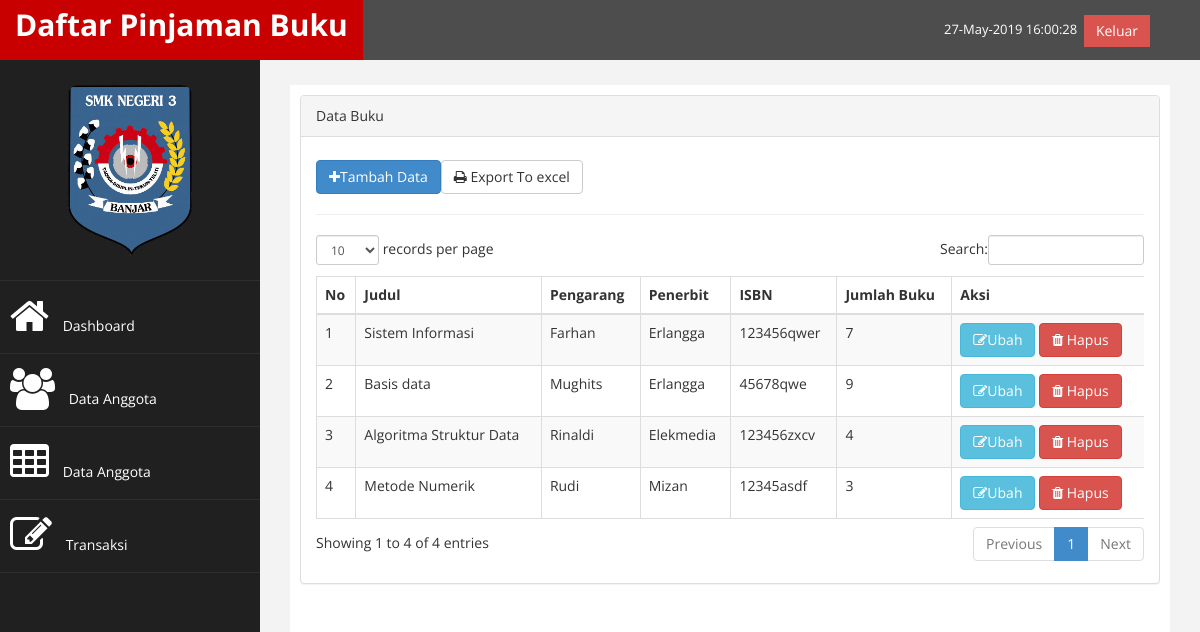
The app's page /perpustakaan/index.php?page=buku (signed in) with its own data.
### tables this page shows
CREATE TABLE `tb_buku` (
  `id` int(9) NOT NULL,
  `judul` varchar(100) NOT NULL,
  `pengarang` varchar(100) NOT NULL,
  `penerbit` varchar(100) NOT NULL,
  `tahun_terbit` varchar(4) NOT NULL,
  `isbn` varchar(25) NOT NULL,
  `jumlah_buku` int(3) NOT NULL,
  `lokasi` enum('Rak 1','Rak2','Rak 3') NOT NULL,
  `tgl_input` date NOT NULL
);

### perpustakaan/page/buku/buku.php (the view)
<div class="row">
              <div class="col-md-12">
                  <div class="panel panel-default">
                      <div class="panel-heading">
                           Data Buku
                      </div>
                      <div class="panel-body">
                          <div class="table-responsive">
                              <table class="table table-striped table-bordered table-hover" id="dataTables-example">
                                  <thead>
                                      <tr>
                                          <th>No</th>
                                          <th>Judul</th>
                                          <th>Pengarang</th>
                                          <th>Penerbit</th>
                                          <th>ISBN</th>
                                          <th>Jumlah Buku</th>
                                          <th>Aksi</th>
                                      </tr>
                                  </thead>
                                  <tbody>
                                  	<?php
                                  		$no = 1;
                                  		$sql = $koneksi -> query("select * from tb_buku");
                                  		while ($data = $sql -> fetch_assoc()) {
                                  	?>
                                  	<tr>
                                  		<td><?php echo $no++; ?></td>
                                  		<td><?php echo $data['judul'];?></td>
                                  		<td><?php echo $data['pengarang'];?></td>
                                  		<td><?php echo $data['penerbit'];?></td>
                                  		<td><?php echo $data['isbn'];?></td>
                                  		<td><?php echo $data['jumlah_buku'];?></td>
                                  		<td>
                                  			<a href="?page=buku&aksi=ubah&id=<?php echo $data['id'] ?>" class="btn btn-info"><i class="fa fa-edit"> </i>Ubah</a>
                                  			<a onclick="return confirm ('Anda Yakin ingin menghapus data ini ?')" href="?page=buku&aksi=hapus&id=<?php echo $data['id'] ?>" class="btn btn-danger"><i class="fa fa-trash"> </i> Hapus</a>
                                  		</td>
                                  	</tr>
                                  	<?php } ?>
                                  </tbody>
                          </div>
                      </div>
                      <a href="?page=buku&aksi=tambah" class="btn btn-primary" style="margin-top: 8px"><i class="fa fa-plus"></i>Tambah Data</a>
                      <a href="./laporan/laporan_buku_excel.php" target="blank" class="btn btn-default" style="margin-top: 8px;"><i class="fa fa-print"></i> Export To excel</a>
                  </div>
   </div>

### perpustakaan/assets/css/custom.css (style rules this page uses)
body { font-family: 'Open Sans', sans-serif; }

### records on screen
tb_buku: judul "Sistem Informasi", pengarang "Farhan", penerbit "Erlangga", isbn "123456qwer", jumlah_buku "7"
tb_buku: judul "Basis data", pengarang "Mughits", penerbit "Erlangga", isbn "45678qwe", jumlah_buku "9"
tb_buku: judul "Algoritma Struktur Data", pengarang "Rinaldi", penerbit "Elekmedia", isbn "123456zxcv", jumlah_buku "4"
tb_buku: judul "Metode Numerik", pengarang "Rudi", penerbit "Mizan", isbn "12345asdf", jumlah_buku "3"
